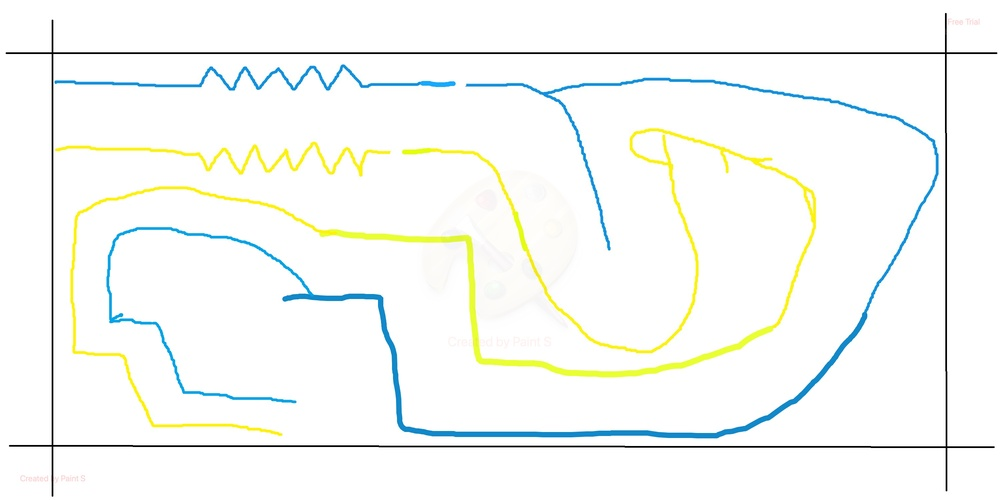
#> input picture simulation_image_input/fullScaleGlare_215_351_0.jpg, 1000 x 500 px, shrunk from 3000 x 1500 before the run; its folder holds only this picture in this run
$ python -i simAlgorithm.py   (imports and definitions only)
#> lines starting #> are read from the running program, lines starting #| are printed output that depends on the picture
#> further down, picture is the input picture: shape (500, 1000, 3); mean B, G, R 246.2, 249.7, 247.2
"""running simAlgorithm runs the main(), which is different to the main() in mapSimulation.py
mapSimulation.py's main() is typically used and is the actual simulator
simAlgorithm.py's main() is used for debugging and code development.
"""

import cv2 as cv
#from cv2 import aruco
import numpy as np
import sys
import matplotlib.pyplot as plt
import scipy as scipy
import time

# [1 line not run here, left out]

EACH_STEP = True # This value is set in mapSimulation.py and used for debugging
# [4 lines left out: function set_EACH_STEP, not called in this run]

class TrackObject(object):
    #to select pixels of certain colour from a picture
    LOWER = 0
    UPPER = 1
    YELLOW_HSV = np.array([[20, 40, 70], [40, 255, 255]])
    BLUE_HSV = np.array([[100, 70, 80], [130, 255, 255]])

    #for debugging to annotate the track
    GREEN = (0, 255, 0)  # in BGR
    BLACK = (0, 0, 0)
    RED = (0, 0, 255)

    #index of array to select the type of track object
    LEFTTRACK = 0 #yellow
    RIGHTTRACK = 1 #blue
    OBSTACLE = 2 #purple
    CAR = 3 #red

    LIST_OF_TYPES = [LEFTTRACK, RIGHTTRACK]
    NUM_TYPES = len(LIST_OF_TYPES)

    colourBounds = {
        LEFTTRACK: BLUE_HSV,
        RIGHTTRACK: YELLOW_HSV,
    }

class Car(object):
    #maintain gap algorithm parameters
    # prevIsLeft = False
    state = "FOLLOW" #"TURN RIGHT", "TURN LEFT", "DRIVE STRAIGHT (LEFT)", "DRIVE STRAIGHT (RIGHT)"
    OPTIMAL_SIDE_DISTANCE = 40
    SEGMENT_SIZE = 5 #be a factor of 180

    WINDOW_HEIGHT = 240
    WINDOW_WIDTH = 200
    MAX_Y = round(WINDOW_HEIGHT / 2)
    MAX_X = round(WINDOW_WIDTH / 2)
    MAX_RANGE = np.sqrt(MAX_X**2 + MAX_Y**2)

obj = TrackObject()
car = Car()

# [31 lines left out: functions points_from_canny, points_from_contour, blur_n_mask, not called in this run]

def split_into_two_cameras(frame):
    cropMask = np.zeros_like(frame)

    # rejects anypoints behind the car, since our car cannot see what is behind it
    height_cutoff = frame.shape[0] // 2
#> height_cutoff = 250
    cropMask[ :height_cutoff, :] = [255, 255, 255]
    cropMask[height_cutoff: , :] = [0, 0, 0]
    frontFrame = cv.bitwise_and(frame, cropMask)
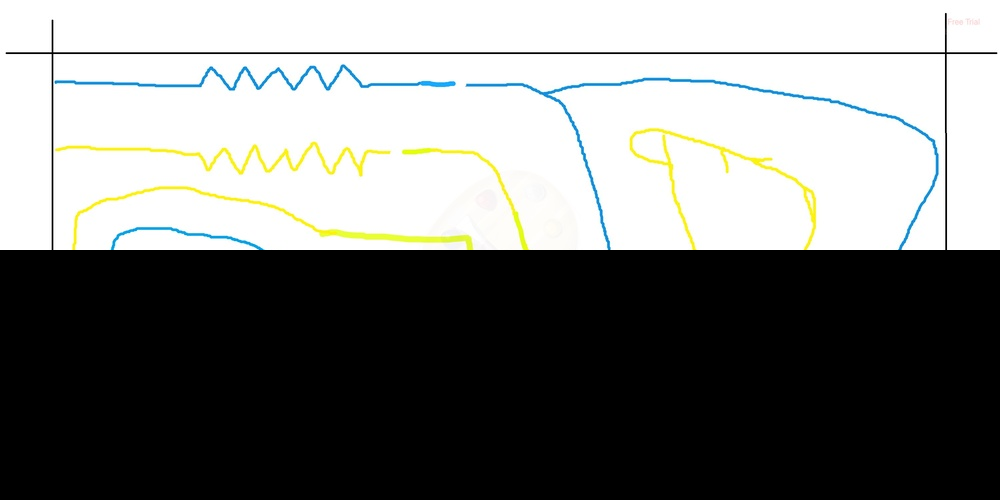
#> frontFrame: shape (500, 1000, 3); mean B, G, R 122.9, 125, 123.9

    # splitting the image into left and right halves, to simulate that we have two cameras
    width_cutoff = frame.shape[1] // 2
#> width_cutoff = 500
    cropMask[ : , :width_cutoff] = [255, 255, 255]
    cropMask[ : , width_cutoff:] = [0, 0, 0]
    leftFrame = cv.bitwise_and(frontFrame, cropMask)
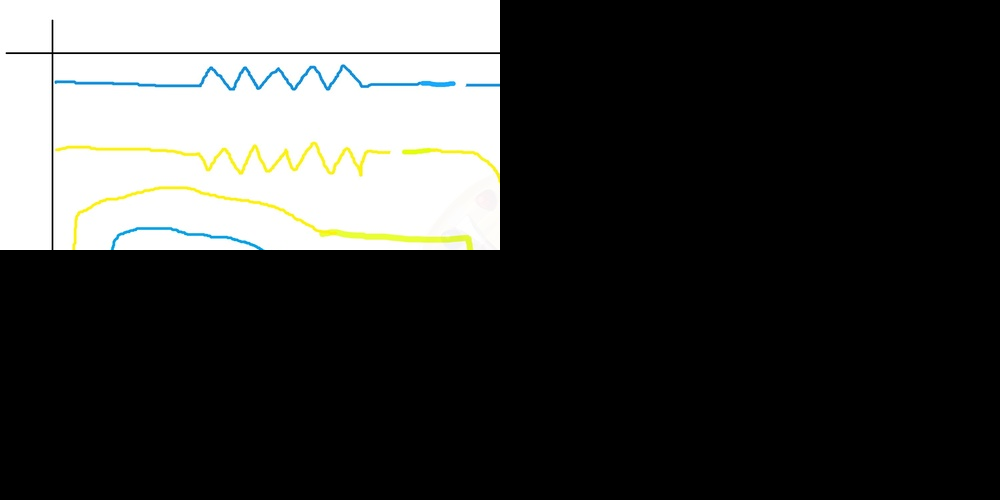
#> leftFrame: shape (500, 1000, 3); mean B, G, R 61.1, 62.5, 61.9
    cropMask[ :, :width_cutoff] = [0, 0, 0]
    cropMask[ :, width_cutoff:] = [255, 255, 255]
    rightFrame = cv.bitwise_and(frontFrame, cropMask)
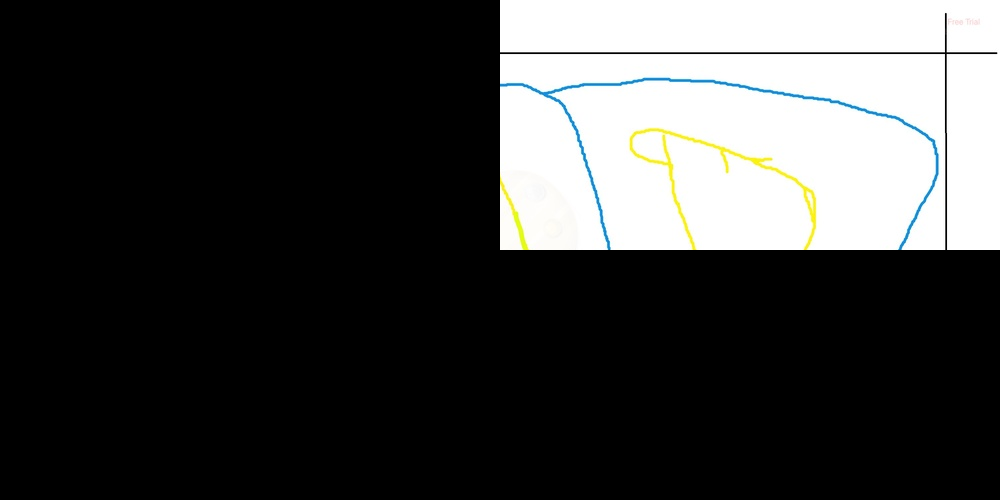
#> rightFrame: shape (500, 1000, 3); mean B, G, R 61.8, 62.5, 62

    return leftFrame, rightFrame

# [115 lines left out: functions send_to_camera, SIM_get_target_position, quick_path_search, not called in this run]

########################################
"""running simAlgorithm runs the main(), which is different to the main() in mapSimulation.py
mapSimulation.py's main() is typically used and is the actual simulator
simAlgorithm.py's main() is used for debugging and code development.
"""
def main():
    print("please run the code in mapSimulation.py")

# [2 lines not run here, left out]

>>> import cv2
>>> picture = cv2.imread('simulation_image_input/fullScaleGlare_215_351_0.jpg')
>>> result = split_into_two_cameras(picture)

$ run again, on simulation_image_input/fullScale_215_351_0.jpg
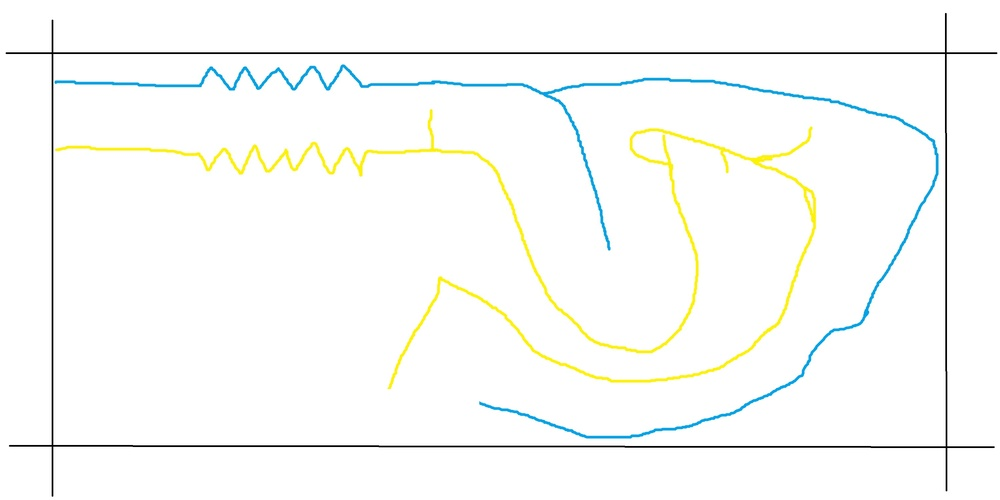
#> input picture simulation_image_input/fullScale_215_351_0.jpg, 1000 x 500 px, shrunk from 3000 x 1500 before the run
#> picture is the input picture: shape (500, 1000, 3); mean B, G, R 248.6, 251.1, 249.6
#> in split_into_two_cameras, `frontFrame = cv.bitwise_and(frame, cropMask)`:
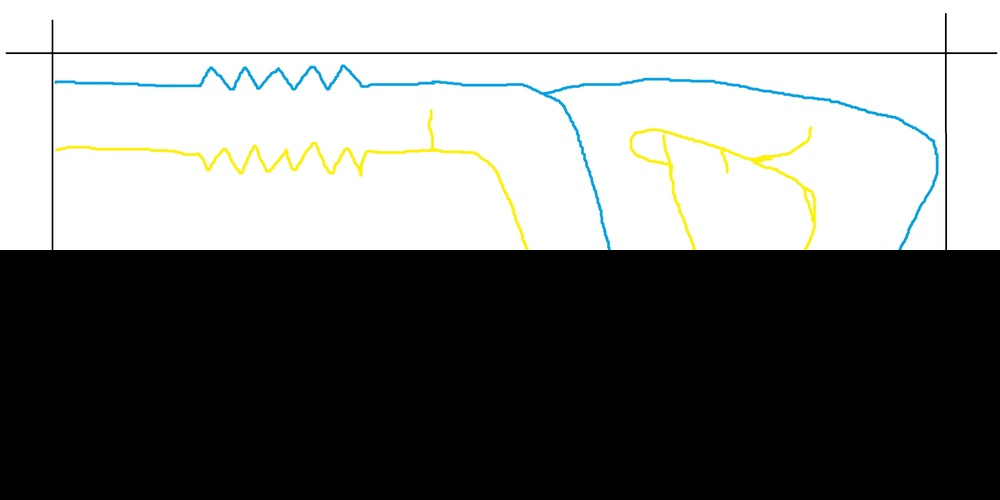
#> frontFrame: shape (500, 1000, 3); mean B, G, R 123.8, 125.3, 124.2
#> in split_into_two_cameras, `leftFrame = cv.bitwise_and(frontFrame, cropMask)`:
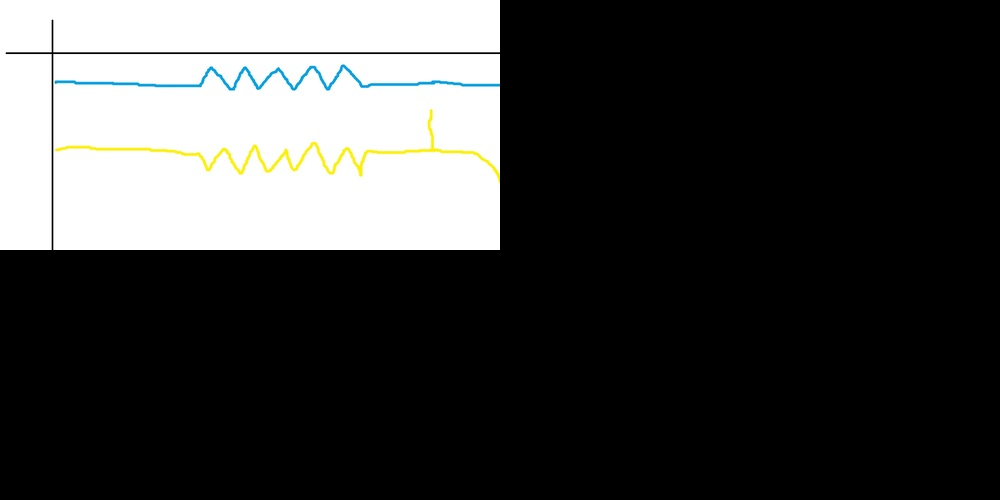
#> leftFrame: shape (500, 1000, 3); mean B, G, R 62, 62.7, 62.3
